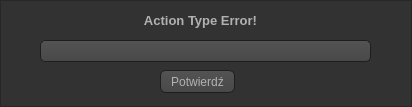
<?xml version="1.0" encoding="UTF-8"?>
<ui version="4.0">
 <class>dialogbox_action</class>
 <widget class="QFrame" name="dialogbox_action">
  <property name="windowModality">
   <enum>Qt::ApplicationModal</enum>
  </property>
  <property name="geometry">
   <rect>
    <x>0</x>
    <y>0</y>
    <width>412</width>
    <height>107</height>
   </rect>
  </property>
  <property name="windowTitle">
   <string>Frame</string>
  </property>
  <property name="styleSheet">
   <string notr="true">QToolTip
{
     border: 1px solid black;
     background-color: #ffa02f;
     padding: 1px;
     border-radius: 3px;
     
	color: #000000
}

QWidget
{
    color: #b1b1b1;
    background-color: #323232;
}

QWidget:item:hover
{
    background-color: QLinearGradient( x1: 0, y1: 0, x2: 0, y2: 1, stop: 0 #ffa02f, stop: 1 #ca0619);
    color: #000000;
}

QWidget:item:selected
{
    background-color: QLinearGradient( x1: 0, y1: 0, x2: 0, y2: 1, stop: 0 #ffa02f, stop: 1 #d7801a);
}

QMenuBar::item
{
    background: transparent;
}

QMenuBar::item:selected
{
    background: transparent;
    border: 1px solid #ffaa00;
}

QMenuBar::item:pressed
{
    background: #444;
    border: 1px solid #000;
    background-color: QLinearGradient(
        x1:0, y1:0,
        x2:0, y2:1,
        stop:1 #212121,
        stop:0.4 #343434/*,
        stop:0.2 #343434,
        stop:0.1 #ffaa00*/
    );
    margin-bottom:-1px;
    padding-bottom:1px;
}

QMenu
{
    border: 1px solid #000;
}

QMenu::item
{
    padding: 2px 20px 2px 20px;
}

QMenu::item:selected
{
    color: #000000;
}

QWidget:disabled
{
    color: #404040;
    background-color: #323232;
}

QAbstractItemView
{
    background-color: QLinearGradient( x1: 0, y1: 0, x2: 0, y2: 1, stop: 0 #4d4d4d, stop: 0.1 #646464, stop: 1 #5d5d5d);
}

QWidget:focus
{
    /*border: 2px solid QLinearGradient( x1: 0, y1: 0, x2: 0, y2: 1, stop: 0 #ffa02f, stop: 1 #d7801a);*/
}

QLineEdit
{
    background-color: QLinearGradient( x1: 0, y1: 0, x2: 0, y2: 1, stop: 0 #4d4d4d, stop: 0 #646464, stop: 1 #5d5d5d);
    padding: 1px;
    border-style: solid;
    border: 1px solid #1e1e1e;
    border-radius: 5;
}

QPushButton
{
    color: #b1b1b1;
    background-color: QLinearGradient( x1: 0, y1: 0, x2: 0, y2: 1, stop: 0 #565656, stop: 0.1 #525252, stop: 0.5 #4e4e4e, stop: 0.9 #4a4a4a, stop: 1 #464646);
    border-width: 1px;
    border-color: #1e1e1e;
    border-style: solid;
    border-radius: 6;
    padding: 3px;
    font-size: 12px;
    padding-left: 5px;
    padding-right: 5px;
}

QPushButton:pressed
{
    background-color: QLinearGradient( x1: 0, y1: 0, x2: 0, y2: 1, stop: 0 #2d2d2d, stop: 0.1 #2b2b2b, stop: 0.5 #292929, stop: 0.9 #282828, stop: 1 #252525);
}

QComboBox
{
    selection-background-color: #ffaa00;
    background-color: QLinearGradient( x1: 0, y1: 0, x2: 0, y2: 1, stop: 0 #565656, stop: 0.1 #525252, stop: 0.5 #4e4e4e, stop: 0.9 #4a4a4a, stop: 1 #464646);
    border-style: solid;
    border: 1px solid #1e1e1e;
    border-radius: 5;
}

QComboBox:hover,QPushButton:hover
{
    border: 2px solid QLinearGradient( x1: 0, y1: 0, x2: 0, y2: 1, stop: 0 #ffa02f, stop: 1 #d7801a);
}


QComboBox:on
{
    padding-top: 3px;
    padding-left: 4px;
    background-color: QLinearGradient( x1: 0, y1: 0, x2: 0, y2: 1, stop: 0 #2d2d2d, stop: 0.1 #2b2b2b, stop: 0.5 #292929, stop: 0.9 #282828, stop: 1 #252525);
    selection-background-color: #ffaa00;
}

QComboBox QAbstractItemView
{
    border: 2px solid darkgray;
    selection-background-color: QLinearGradient( x1: 0, y1: 0, x2: 0, y2: 1, stop: 0 #ffa02f, stop: 1 #d7801a);
}

QComboBox::drop-down
{
     subcontrol-origin: padding;
     subcontrol-position: top right;
     width: 15px;

     border-left-width: 0px;
     border-left-color: darkgray;
     border-left-style: solid; /* just a single line */
     border-top-right-radius: 3px; /* same radius as the QComboBox */
     border-bottom-right-radius: 3px;
 }

QComboBox::down-arrow
{
     image: url(:/images/down_arrow.png);
}

QGroupBox:focus
{
border: 2px solid QLinearGradient( x1: 0, y1: 0, x2: 0, y2: 1, stop: 0 #ffa02f, stop: 1 #d7801a);
}

QTextEdit:focus
{
    border: 2px solid QLinearGradient( x1: 0, y1: 0, x2: 0, y2: 1, stop: 0 #ffa02f, stop: 1 #d7801a);
}

QScrollBar:horizontal {
     border: 1px solid #222222;
     background: QLinearGradient( x1: 0, y1: 0, x2: 0, y2: 1, stop: 0.0 #121212, stop: 0.2 #282828, stop: 1 #484848);
     height: 7px;
     margin: 0px 16px 0 16px;
}

QScrollBar::handle:horizontal
{
      background: QLinearGradient( x1: 0, y1: 0, x2: 1, y2: 0, stop: 0 #ffa02f, stop: 0.5 #d7801a, stop: 1 #ffa02f);
      min-height: 20px;
      border-radius: 2px;
}

QScrollBar::add-line:horizontal {
      border: 1px solid #1b1b19;
      border-radius: 2px;
      background: QLinearGradient( x1: 0, y1: 0, x2: 1, y2: 0, stop: 0 #ffa02f, stop: 1 #d7801a);
      width: 14px;
      subcontrol-position: right;
      subcontrol-origin: margin;
}

QScrollBar::sub-line:horizontal {
      border: 1px solid #1b1b19;
      border-radius: 2px;
      background: QLinearGradient( x1: 0, y1: 0, x2: 1, y2: 0, stop: 0 #ffa02f, stop: 1 #d7801a);
      width: 14px;
     subcontrol-position: left;
     subcontrol-origin: margin;
}

QScrollBar::right-arrow:horizontal, QScrollBar::left-arrow:horizontal
{
      border: 1px solid black;
      width: 1px;
      height: 1px;
      background: white;
}

QScrollBar::add-page:horizontal, QScrollBar::sub-page:horizontal
{
      background: none;
}

QScrollBar:vertical
{
      background: QLinearGradient( x1: 0, y1: 0, x2: 1, y2: 0, stop: 0.0 #121212, stop: 0.2 #282828, stop: 1 #484848);
      width: 7px;
      margin: 16px 0 16px 0;
      border: 1px solid #222222;
}

QScrollBar::handle:vertical
{
      background: QLinearGradient( x1: 0, y1: 0, x2: 0, y2: 1, stop: 0 #ffa02f, stop: 0.5 #d7801a, stop: 1 #ffa02f);
      min-height: 20px;
      border-radius: 2px;
}

QScrollBar::add-line:vertical
{
      border: 1px solid #1b1b19;
      border-radius: 2px;
      background: QLinearGradient( x1: 0, y1: 0, x2: 0, y2: 1, stop: 0 #ffa02f, stop: 1 #d7801a);
      height: 14px;
      subcontrol-position: bottom;
      subcontrol-origin: margin;
}

QScrollBar::sub-line:vertical
{
      border: 1px solid #1b1b19;
      border-radius: 2px;
      background: QLinearGradient( x1: 0, y1: 0, x2: 0, y2: 1, stop: 0 #d7801a, stop: 1 #ffa02f);
      height: 14px;
      subcontrol-position: top;
      subcontrol-origin: margin;
}

QScrollBar::up-arrow:vertical, QScrollBar::down-arrow:vertical
{
      border: 1px solid black;
      width: 1px;
      height: 1px;
      background: white;
}


QScrollBar::add-page:vertical, QScrollBar::sub-page:vertical
{
      background: none;
}

QTextEdit
{
    background-color: #242424;
}

QPlainTextEdit
{
    background-color: #242424;
}

QHeaderView::section
{
    background-color: QLinearGradient(x1:0, y1:0, x2:0, y2:1, stop:0 #616161, stop: 0.5 #505050, stop: 0.6 #434343, stop:1 #656565);
    color: white;
    padding-left: 4px;
    border: 1px solid #6c6c6c;
}

QCheckBox:disabled
{
color: #414141;
}

QDockWidget::title
{
    text-align: center;
    spacing: 3px; /* spacing between items in the tool bar */
    background-color: QLinearGradient(x1:0, y1:0, x2:0, y2:1, stop:0 #323232, stop: 0.5 #242424, stop:1 #323232);
}

QDockWidget::close-button, QDockWidget::float-button
{
    text-align: center;
    spacing: 1px; /* spacing between items in the tool bar */
    background-color: QLinearGradient(x1:0, y1:0, x2:0, y2:1, stop:0 #323232, stop: 0.5 #242424, stop:1 #323232);
}

QDockWidget::close-button:hover, QDockWidget::float-button:hover
{
    background: #242424;
}

QDockWidget::close-button:pressed, QDockWidget::float-button:pressed
{
    padding: 1px -1px -1px 1px;
}

QMainWindow::separator
{
    background-color: QLinearGradient(x1:0, y1:0, x2:0, y2:1, stop:0 #161616, stop: 0.5 #151515, stop: 0.6 #212121, stop:1 #343434);
    color: white;
    padding-left: 4px;
    border: 1px solid #4c4c4c;
    spacing: 3px; /* spacing between items in the tool bar */
}

QMainWindow::separator:hover
{

    background-color: QLinearGradient(x1:0, y1:0, x2:0, y2:1, stop:0 #d7801a, stop:0.5 #b56c17 stop:1 #ffa02f);
    color: white;
    padding-left: 4px;
    border: 1px solid #6c6c6c;
    spacing: 3px; /* spacing between items in the tool bar */
}

QToolBar::handle
{
     spacing: 3px; /* spacing between items in the tool bar */
     background: url(:/images/handle.png);
}

QMenu::separator
{
    height: 2px;
    background-color: QLinearGradient(x1:0, y1:0, x2:0, y2:1, stop:0 #161616, stop: 0.5 #151515, stop: 0.6 #212121, stop:1 #343434);
    color: white;
    padding-left: 4px;
    margin-left: 10px;
    margin-right: 5px;
}

QProgressBar
{
    border: 2px solid grey;
    border-radius: 5px;
    text-align: center;
}

QProgressBar::chunk
{
    background-color: #d7801a;
    width: 2.15px;
    margin: 0.5px;
}

QTabBar::tab {
    color: #b1b1b1;
    border: 1px solid #444;
    border-bottom-style: none;
    background-color: #323232;
    padding-left: 10px;
    padding-right: 10px;
    padding-top: 3px;
    padding-bottom: 2px;
    margin-right: -1px;
}

QTabWidget::pane {
    border: 1px solid #444;
    top: 1px;
}

QTabBar::tab:last
{
    margin-right: 0; /* the last selected tab has nothing to overlap with on the right */
    border-top-right-radius: 3px;
}

QTabBar::tab:first:!selected
{
 margin-left: 0px; /* the last selected tab has nothing to overlap with on the right */


    border-top-left-radius: 3px;
}

QTabBar::tab:!selected
{
    color: #b1b1b1;
    border-bottom-style: solid;
    margin-top: 3px;
    background-color: QLinearGradient(x1:0, y1:0, x2:0, y2:1, stop:1 #212121, stop:.4 #343434);
}

QTabBar::tab:selected
{
    border-top-left-radius: 3px;
    border-top-right-radius: 3px;
    margin-bottom: 0px;
}

QTabBar::tab:!selected:hover
{
    /*border-top: 2px solid #ffaa00;
    padding-bottom: 3px;*/
    border-top-left-radius: 3px;
    border-top-right-radius: 3px;
    background-color: QLinearGradient(x1:0, y1:0, x2:0, y2:1, stop:1 #212121, stop:0.4 #343434, stop:0.2 #343434, stop:0.1 #ffaa00);
}

QRadioButton::indicator:checked, QRadioButton::indicator:unchecked{
    color: #b1b1b1;
    background-color: #323232;
    border: 1px solid #b1b1b1;
    border-radius: 6px;
}

QRadioButton::indicator:checked
{
    background-color: qradialgradient(
        cx: 0.5, cy: 0.5,
        fx: 0.5, fy: 0.5,
        radius: 1.0,
        stop: 0.25 #ffaa00,
        stop: 0.3 #323232
    );
}

QCheckBox::indicator{
    color: #b1b1b1;
    background-color: #323232;
    border: 1px solid #b1b1b1;
    width: 9px;
    height: 9px;
}

QRadioButton::indicator
{
    border-radius: 6px;
}

QRadioButton::indicator:hover, QCheckBox::indicator:hover
{
    border: 1px solid #ffaa00;
}

QCheckBox::indicator:checked
{
    image:url(:/images/checkbox.png);
}

QCheckBox::indicator:disabled, QRadioButton::indicator:disabled
{
    border: 1px solid #444;
}

QTableView QTableCornerButton::section {
    color: #b1b1b1;
    background-color: #323232;
}

QSpinBox
{
background-color: #505050;
border: black;
}
</string>
  </property>
  <property name="frameShape">
   <enum>QFrame::StyledPanel</enum>
  </property>
  <property name="frameShadow">
   <enum>QFrame::Plain</enum>
  </property>
  <widget class="QLabel" name="label">
   <property name="geometry">
    <rect>
     <x>30</x>
     <y>10</y>
     <width>341</width>
     <height>20</height>
    </rect>
   </property>
   <property name="font">
    <font>
     <pointsize>10</pointsize>
     <weight>75</weight>
     <bold>true</bold>
    </font>
   </property>
   <property name="text">
    <string>Action Type Error!</string>
   </property>
   <property name="alignment">
    <set>Qt::AlignCenter</set>
   </property>
   <property name="wordWrap">
    <bool>true</bool>
   </property>
  </widget>
  <widget class="QComboBox" name="comboBox">
   <property name="geometry">
    <rect>
     <x>40</x>
     <y>40</y>
     <width>331</width>
     <height>22</height>
    </rect>
   </property>
  </widget>
  <widget class="QPushButton" name="pushButton">
   <property name="geometry">
    <rect>
     <x>160</x>
     <y>70</y>
     <width>75</width>
     <height>23</height>
    </rect>
   </property>
   <property name="text">
    <string>Potwierdź</string>
   </property>
  </widget>
 </widget>
 <resources/>
 <connections/>
</ui>
